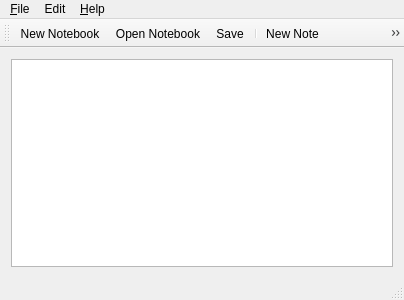
<?xml version="1.0" encoding="UTF-8"?>
<ui version="4.0">
 <class>MainWindow</class>
 <widget class="QMainWindow" name="MainWindow">
  <property name="geometry">
   <rect>
    <x>0</x>
    <y>0</y>
    <width>404</width>
    <height>300</height>
   </rect>
  </property>
  <property name="windowTitle">
   <string>Toynote</string>
  </property>
  <widget class="QWidget" name="centralWidget">
   <layout class="QGridLayout" name="gridLayout">
    <item row="0" column="0">
     <widget class="QTableView" name="notesView">
      <property name="minimumSize">
       <size>
        <width>382</width>
        <height>0</height>
       </size>
      </property>
      <property name="selectionBehavior">
       <enum>QAbstractItemView::SelectRows</enum>
      </property>
     </widget>
    </item>
   </layout>
  </widget>
  <widget class="QMenuBar" name="menuBar">
   <property name="geometry">
    <rect>
     <x>0</x>
     <y>0</y>
     <width>404</width>
     <height>21</height>
    </rect>
   </property>
   <widget class="QMenu" name="menuFile">
    <property name="title">
     <string>&amp;File</string>
    </property>
    <addaction name="actionNew_Notebook"/>
    <addaction name="actionOpen_Notebook"/>
    <addaction name="actionSave"/>
    <addaction name="actionSave_As"/>
    <addaction name="actionSaveAsText"/>
    <addaction name="actionExport_to_JSON"/>
    <addaction name="actionCloseNotebook"/>
    <addaction name="separator"/>
    <addaction name="actionExit"/>
   </widget>
   <widget class="QMenu" name="menuHelp">
    <property name="title">
     <string>&amp;Help</string>
    </property>
    <addaction name="actionAbout"/>
    <addaction name="actionVisitecourses"/>
    <addaction name="separator"/>
    <addaction name="actionLottery"/>
   </widget>
   <widget class="QMenu" name="menuEdit">
    <property name="title">
     <string>Edit</string>
    </property>
   </widget>
   <addaction name="menuFile"/>
   <addaction name="menuEdit"/>
   <addaction name="menuHelp"/>
  </widget>
  <widget class="QToolBar" name="mainToolBar">
   <attribute name="toolBarArea">
    <enum>TopToolBarArea</enum>
   </attribute>
   <attribute name="toolBarBreak">
    <bool>false</bool>
   </attribute>
   <addaction name="actionNew_Notebook"/>
   <addaction name="actionOpen_Notebook"/>
   <addaction name="actionSave"/>
   <addaction name="separator"/>
   <addaction name="actionNew_Note"/>
   <addaction name="actionDelete_Notes"/>
  </widget>
  <widget class="QStatusBar" name="statusBar"/>
  <action name="actionNew_Notebook">
   <property name="icon">
    <iconset resource="resources.qrc">
     <normaloff>:/icons/Notebook-new.svg</normaloff>:/icons/Notebook-new.svg</iconset>
   </property>
   <property name="text">
    <string>New Notebook</string>
   </property>
   <property name="toolTip">
    <string>Create a new notebook</string>
   </property>
   <property name="shortcut">
    <string>Ctrl+N</string>
   </property>
  </action>
  <action name="actionNew_Note">
   <property name="icon">
    <iconset resource="resources.qrc">
     <normaloff>:/icons/Note-add.svg</normaloff>:/icons/Note-add.svg</iconset>
   </property>
   <property name="text">
    <string>New Note</string>
   </property>
   <property name="toolTip">
    <string>Add a new note</string>
   </property>
  </action>
  <action name="actionDelete_Notes">
   <property name="icon">
    <iconset resource="resources.qrc">
     <normaloff>:/icons/Note-remove.svg</normaloff>:/icons/Note-remove.svg</iconset>
   </property>
   <property name="text">
    <string>Delete Notes</string>
   </property>
   <property name="toolTip">
    <string>Delete the selected note(s)</string>
   </property>
  </action>
  <action name="actionAbout">
   <property name="text">
    <string>&amp;About Toynote</string>
   </property>
  </action>
  <action name="actionSave">
   <property name="icon">
    <iconset resource="resources.qrc">
     <normaloff>:/icons/Notebook-save.svg</normaloff>:/icons/Notebook-save.svg</iconset>
   </property>
   <property name="text">
    <string>&amp;Save</string>
   </property>
   <property name="toolTip">
    <string>Save the notebook</string>
   </property>
   <property name="shortcut">
    <string>Ctrl+S</string>
   </property>
  </action>
  <action name="actionOpen_Notebook">
   <property name="icon">
    <iconset resource="resources.qrc">
     <normaloff>:/icons/Notebook-open.svg</normaloff>:/icons/Notebook-open.svg</iconset>
   </property>
   <property name="text">
    <string>&amp;Open Notebook</string>
   </property>
   <property name="toolTip">
    <string>Open a notebook</string>
   </property>
   <property name="shortcut">
    <string>Ctrl+O</string>
   </property>
  </action>
  <action name="actionCloseNotebook">
   <property name="text">
    <string>&amp;Close</string>
   </property>
   <property name="toolTip">
    <string>Close the notebook</string>
   </property>
   <property name="shortcut">
    <string>Ctrl+W</string>
   </property>
  </action>
  <action name="actionSave_As">
   <property name="icon">
    <iconset resource="resources.qrc">
     <normaloff>:/icons/Notebook-save-as.svg</normaloff>:/icons/Notebook-save-as.svg</iconset>
   </property>
   <property name="text">
    <string>Sa&amp;ve As</string>
   </property>
   <property name="toolTip">
    <string>Save the notebook to a chosen file</string>
   </property>
   <property name="shortcut">
    <string>Ctrl+Shift+S</string>
   </property>
  </action>
  <action name="actionVisitecourses">
   <property name="text">
    <string>Visit eCourses</string>
   </property>
  </action>
  <action name="actionExit">
   <property name="text">
    <string>Exit</string>
   </property>
   <property name="shortcut">
    <string>Ctrl+E</string>
   </property>
  </action>
  <action name="actionSaveAsText">
   <property name="text">
    <string>Save As Text...</string>
   </property>
   <property name="shortcut">
    <string>Ctrl+Alt+S</string>
   </property>
  </action>
  <action name="actionLottery">
   <property name="text">
    <string>Lottery</string>
   </property>
  </action>
  <action name="actionExport_to_JSON">
   <property name="text">
    <string>Export to JSON</string>
   </property>
   <property name="shortcut">
    <string>Ctrl+Tab</string>
   </property>
  </action>
 </widget>
 <layoutdefault spacing="6" margin="11"/>
 <resources>
  <include location="resources.qrc"/>
 </resources>
 <connections>
  <connection>
   <sender>actionAbout</sender>
   <signal>triggered()</signal>
   <receiver>MainWindow</receiver>
   <slot>displayAbout()</slot>
   <hints>
    <hint type="sourcelabel">
     <x>-1</x>
     <y>-1</y>
    </hint>
    <hint type="destinationlabel">
     <x>199</x>
     <y>149</y>
    </hint>
   </hints>
  </connection>
  <connection>
   <sender>actionSave</sender>
   <signal>triggered()</signal>
   <receiver>MainWindow</receiver>
   <slot>saveNotebook()</slot>
   <hints>
    <hint type="sourcelabel">
     <x>-1</x>
     <y>-1</y>
    </hint>
    <hint type="destinationlabel">
     <x>199</x>
     <y>149</y>
    </hint>
   </hints>
  </connection>
  <connection>
   <sender>actionOpen_Notebook</sender>
   <signal>triggered()</signal>
   <receiver>MainWindow</receiver>
   <slot>openNotebook()</slot>
   <hints>
    <hint type="sourcelabel">
     <x>-1</x>
     <y>-1</y>
    </hint>
    <hint type="destinationlabel">
     <x>199</x>
     <y>149</y>
    </hint>
   </hints>
  </connection>
  <connection>
   <sender>actionCloseNotebook</sender>
   <signal>triggered()</signal>
   <receiver>MainWindow</receiver>
   <slot>closeNotebook()</slot>
   <hints>
    <hint type="sourcelabel">
     <x>-1</x>
     <y>-1</y>
    </hint>
    <hint type="destinationlabel">
     <x>199</x>
     <y>149</y>
    </hint>
   </hints>
  </connection>
  <connection>
   <sender>actionNew_Notebook</sender>
   <signal>triggered()</signal>
   <receiver>MainWindow</receiver>
   <slot>newNotebook()</slot>
   <hints>
    <hint type="sourcelabel">
     <x>-1</x>
     <y>-1</y>
    </hint>
    <hint type="destinationlabel">
     <x>199</x>
     <y>149</y>
    </hint>
   </hints>
  </connection>
  <connection>
   <sender>actionSave_As</sender>
   <signal>triggered()</signal>
   <receiver>MainWindow</receiver>
   <slot>saveNotebookAs()</slot>
   <hints>
    <hint type="sourcelabel">
     <x>-1</x>
     <y>-1</y>
    </hint>
    <hint type="destinationlabel">
     <x>199</x>
     <y>149</y>
    </hint>
   </hints>
  </connection>
  <connection>
   <sender>actionNew_Note</sender>
   <signal>triggered()</signal>
   <receiver>MainWindow</receiver>
   <slot>newNote()</slot>
   <hints>
    <hint type="sourcelabel">
     <x>-1</x>
     <y>-1</y>
    </hint>
    <hint type="destinationlabel">
     <x>199</x>
     <y>149</y>
    </hint>
   </hints>
  </connection>
  <connection>
   <sender>actionDelete_Notes</sender>
   <signal>triggered()</signal>
   <receiver>MainWindow</receiver>
   <slot>deleteNotes()</slot>
   <hints>
    <hint type="sourcelabel">
     <x>-1</x>
     <y>-1</y>
    </hint>
    <hint type="destinationlabel">
     <x>199</x>
     <y>149</y>
    </hint>
   </hints>
  </connection>
  <connection>
   <sender>actionVisitecourses</sender>
   <signal>triggered()</signal>
   <receiver>MainWindow</receiver>
   <slot>visitEcourses()</slot>
   <hints>
    <hint type="sourcelabel">
     <x>-1</x>
     <y>-1</y>
    </hint>
    <hint type="destinationlabel">
     <x>201</x>
     <y>149</y>
    </hint>
   </hints>
  </connection>
  <connection>
   <sender>actionExit</sender>
   <signal>triggered()</signal>
   <receiver>MainWindow</receiver>
   <slot>closeProgram()</slot>
   <hints>
    <hint type="sourcelabel">
     <x>-1</x>
     <y>-1</y>
    </hint>
    <hint type="destinationlabel">
     <x>201</x>
     <y>149</y>
    </hint>
   </hints>
  </connection>
  <connection>
   <sender>actionLottery</sender>
   <signal>triggered()</signal>
   <receiver>MainWindow</receiver>
   <slot>lottery()</slot>
   <hints>
    <hint type="sourcelabel">
     <x>-1</x>
     <y>-1</y>
    </hint>
    <hint type="destinationlabel">
     <x>201</x>
     <y>149</y>
    </hint>
   </hints>
  </connection>
  <connection>
   <sender>notesView</sender>
   <signal>activated(QModelIndex)</signal>
   <receiver>MainWindow</receiver>
   <slot>noteEdit(QModelIndex)</slot>
   <hints>
    <hint type="sourcelabel">
     <x>201</x>
     <y>170</y>
    </hint>
    <hint type="destinationlabel">
     <x>201</x>
     <y>149</y>
    </hint>
   </hints>
  </connection>
  <connection>
   <sender>actionSaveAsText</sender>
   <signal>triggered()</signal>
   <receiver>MainWindow</receiver>
   <slot>saveNotebookAsText()</slot>
   <hints>
    <hint type="sourcelabel">
     <x>-1</x>
     <y>-1</y>
    </hint>
    <hint type="destinationlabel">
     <x>201</x>
     <y>149</y>
    </hint>
   </hints>
  </connection>
  <connection>
   <sender>actionExport_to_JSON</sender>
   <signal>triggered()</signal>
   <receiver>MainWindow</receiver>
   <slot>ExportNotebookToJson()</slot>
   <hints>
    <hint type="sourcelabel">
     <x>-1</x>
     <y>-1</y>
    </hint>
    <hint type="destinationlabel">
     <x>201</x>
     <y>149</y>
    </hint>
   </hints>
  </connection>
 </connections>
 <slots>
  <slot>displayAbout()</slot>
  <slot>saveNotebook()</slot>
  <slot>openNotebook()</slot>
  <slot>newNotebook()</slot>
  <slot>closeNotebook()</slot>
  <slot>saveNotebookAs()</slot>
  <slot>newNote()</slot>
  <slot>deleteNotes()</slot>
  <slot>visitUrl()</slot>
  <slot>visitEcourses()</slot>
  <slot>closeProgram()</slot>
  <slot>lottery()</slot>
  <slot>noteEdit(QModelIndex)</slot>
  <slot>saveNotebookAsText()</slot>
  <slot>ExportNotebookToJson()</slot>
 </slots>
</ui>
